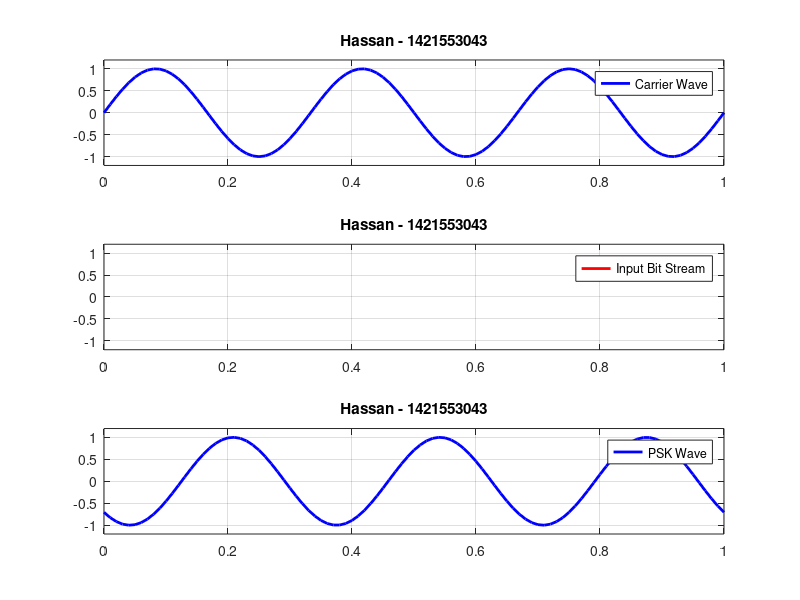

Reproduce this figure in MATLAB.
clc; clear all; close all;   
%Code for PSK
b = input('enter desired message signal bit steam using 3rd bracket: ');    
n = length(b);    
mt = [];                   
for i = 0: 1: n-1;   
    mt( (i*100)+1: 1: ((i+1)*100)+1 ) = b(i+1); 
end
t = 0: 0.01: n; 
fc = 3; 
k=pi/4
ct = sin(2*pi*fc*t);            
psk = sin(2*pi*fc*t + k.*mt);    
subplot(3,1,1); 
plot(t,ct, 'b', 'linewidth',2);
grid on;
title('Hassan - 1421553043')
legend('Carrier Wave'); 
ylim([-1.2 1.2]);   
subplot(3,1,2); 
plot(t,mt, 'r', 'linewidth',2); 
grid on; 
title('Hassan - 1421553043')
legend('Input Bit Stream'); 
ylim([-1.2 1.2]);   
subplot(3,1,3); 
plot(t,psk, 'b', 'linewidth',2); 
grid on;
title('Hassan - 1421553043')
legend('PSK Wave');
ylim([-1.2 1.2]); 